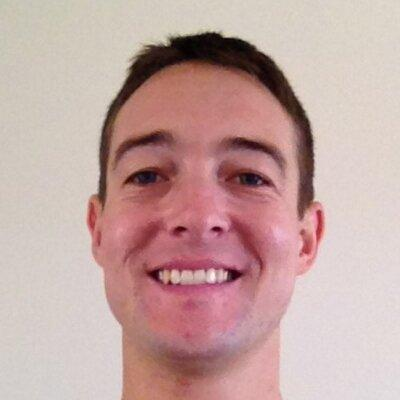
#> input picture OpenCV/me.jpg, 400 x 400 px, given in place of me.jpeg, which was not available
$ jupyter execute 'openCV 9-8-2017.ipynb'   (shell and % lines are left out)   (text cells are left out)
#> lines starting #> are read from the running program, lines starting #| are printed output that depends on the picture; pictures that were not available may be replaced by others from this repository, and a replacement may not be noted
[cell 1]
import cv2
import numpy as np
import matplotlib.pyplot as plt
import matplotlib.image as mpimg
import signal

[cell 2]
img = mpimg.imread('me.jpeg')
#> img is the input picture: shape (400, 400, 3); mean R, G, B 196.2, 165.6, 162.2
gray = cv2.cvtColor(img, cv2.COLOR_BGR2GRAY)
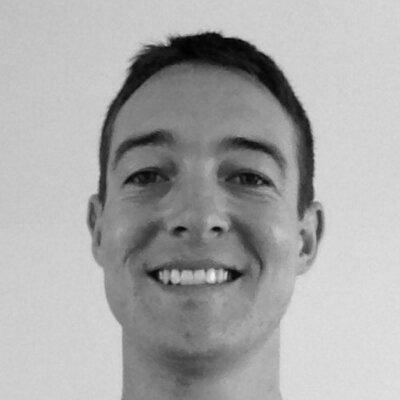
#> gray: shape (400, 400); min 0, max 243, mean 168.1

[cell 3]
plt.imshow(gray)

[cell 4]
face_cascade = cv2.CascadeClassifier('haarcascade_frontalface_default.xml')
eye_cascade = cv2.CascadeClassifier('haarcascade_eye.xml')

[cell 5]
face_cascade.load('/Users/robincole/anaconda3/share/OpenCV/haarcascades/haarcascade_frontalface_default.xml')

[cell 6]
eye_cascade.load('/Users/robincole/anaconda3/share/OpenCV/haarcascades/haarcascade_eye.xml')

[cell 7]
faces = face_cascade.detectMultiScale(gray, 1.3, 5)
#> faces = [[79, 70, 255, 255]]

[cell 8]
for (x,y,w,h) in faces:
    cv2.rectangle(img,(x,y),(x+w,y+h),(255,0,0),2)
    roi_gray = gray[y:y+h, x:x+w]
    roi_color = img[y:y+h, x:x+w]
    eyes = eye_cascade.detectMultiScale(roi_gray)
    for (ex,ey,ew,eh) in eyes:
        cv2.rectangle(roi_color,(ex,ey),(ex+ew,ey+eh),(0,255,0),2)
#> this loop made 1 pass
#> pass 1, `roi_gray = gray[y:y+h, x:x+w]`:
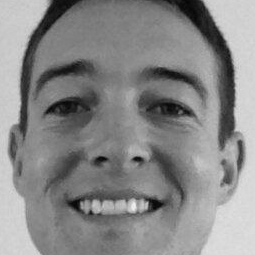
#> roi_gray: shape (255, 255); min 4, max 243, mean 136
#> pass 1, `roi_color = img[y:y+h, x:x+w]`:
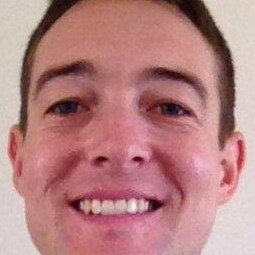
#> roi_color: shape (255, 255, 3); mean R, G, B 182.5, 129.9, 130.2

plt.imshow(img)

$ run again, with OpenCV/SuccessKid.jpg copied over OpenCV/me.jpg
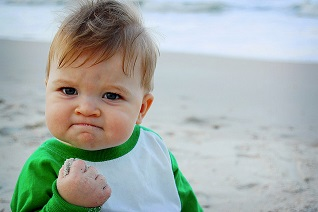
#> input picture OpenCV/SuccessKid.jpg, 318 x 212 px, given in place of me.jpeg, which was not available
#> img is the input picture: shape (212, 318, 3); mean R, G, B 166.2, 175.5, 171.5
#> `gray = cv2.cvtColor(img, cv2.COLOR_BGR2GRAY)`:
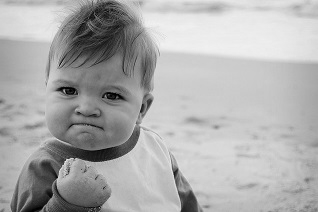
#> gray: shape (212, 318); min 0, max 244, mean 173.2
#> faces = [[36, 55, 96, 96]]
#> the loop `for (x,y,w,h) in faces:` made 1 pass
#> (x, y, w, h, eyes) on pass 1: (36, 55, 96, 96, [[18, 21, 28, 28], [64, 29, 25, 25]])
#> pass 1, `roi_color = img[y:y+h, x:x+w]`:
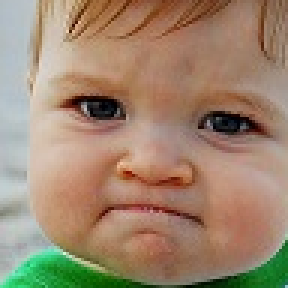
#> roi_color: shape (96, 96, 3) (shown 3 times larger); mean R, G, B 158.7, 134.2, 110.5

$ run again, with OpenCV/people.jpg copied over OpenCV/me.jpg
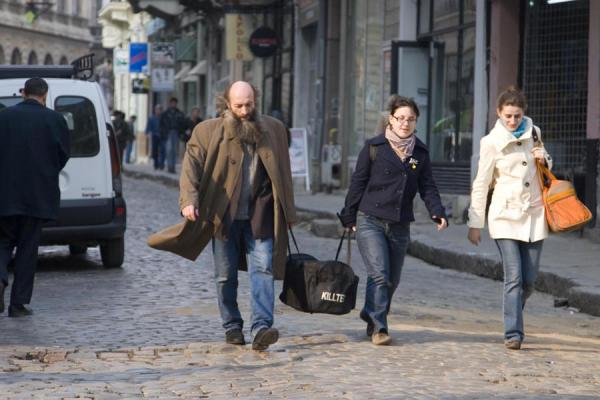
#> input picture OpenCV/people.jpg, 600 x 400 px, given in place of me.jpeg, which was not available
#> img is the input picture: shape (400, 600, 3); mean R, G, B 102.7, 100.5, 103
#> `gray = cv2.cvtColor(img, cv2.COLOR_BGR2GRAY)`:
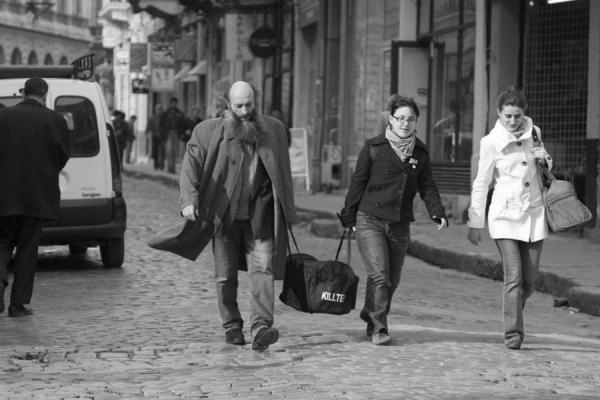
#> gray: shape (400, 600); min 2, max 255, mean 101.5
#> faces = [[390, 108, 29, 29]]
#> the loop `for (x,y,w,h) in faces:` made 1 pass
#> pass 1, `roi_color = img[y:y+h, x:x+w]`:
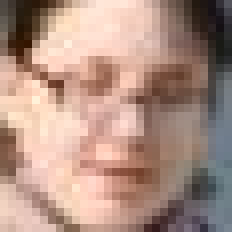
#> roi_color: shape (29, 29, 3) (shown 8 times larger); mean R, G, B 174.5, 144.3, 131.4
